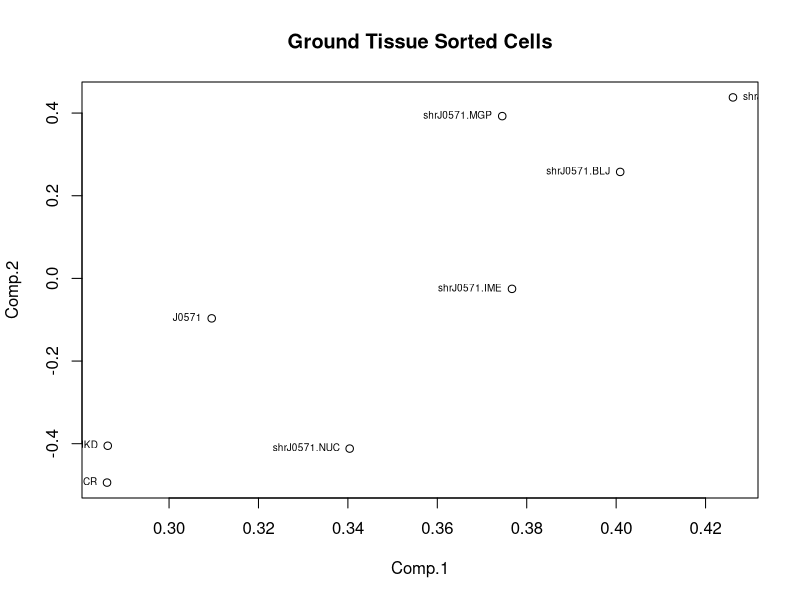
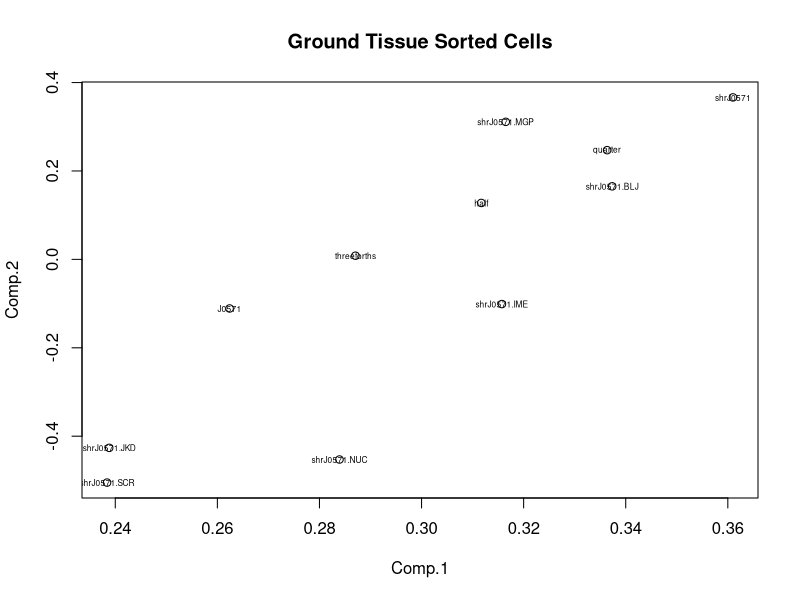
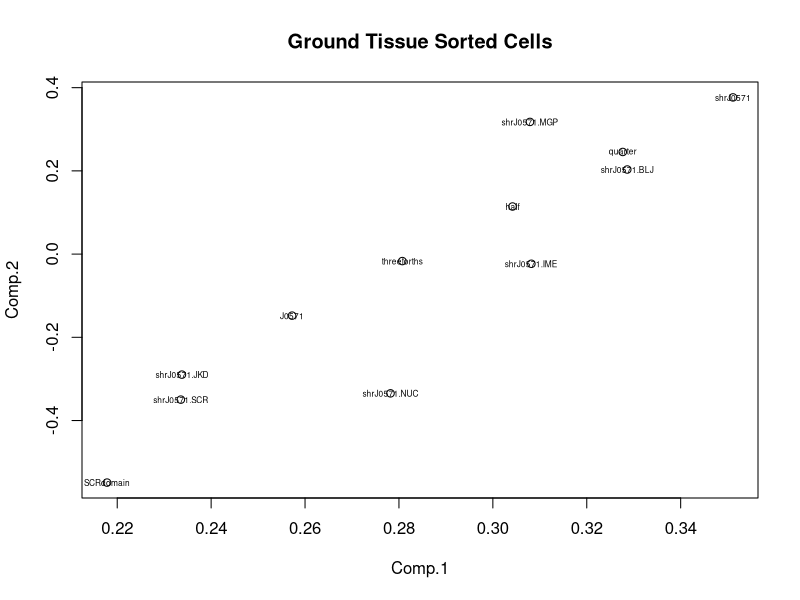
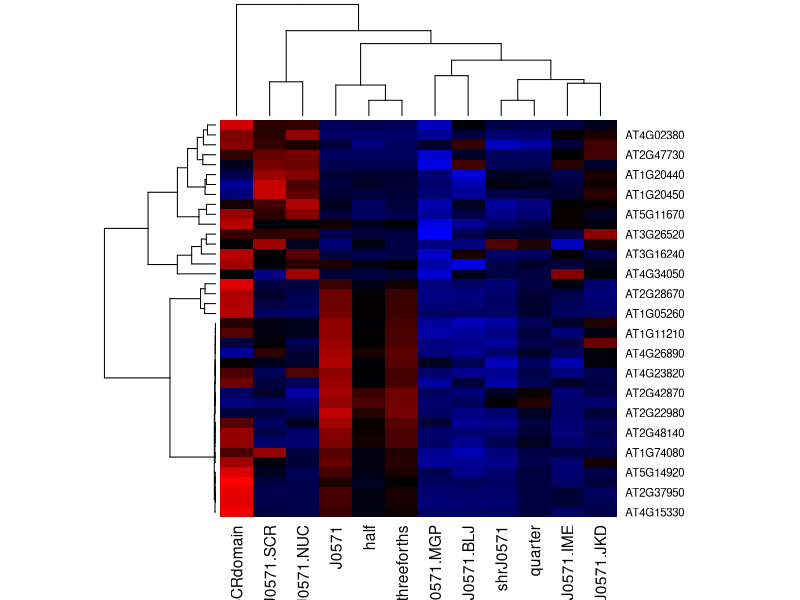
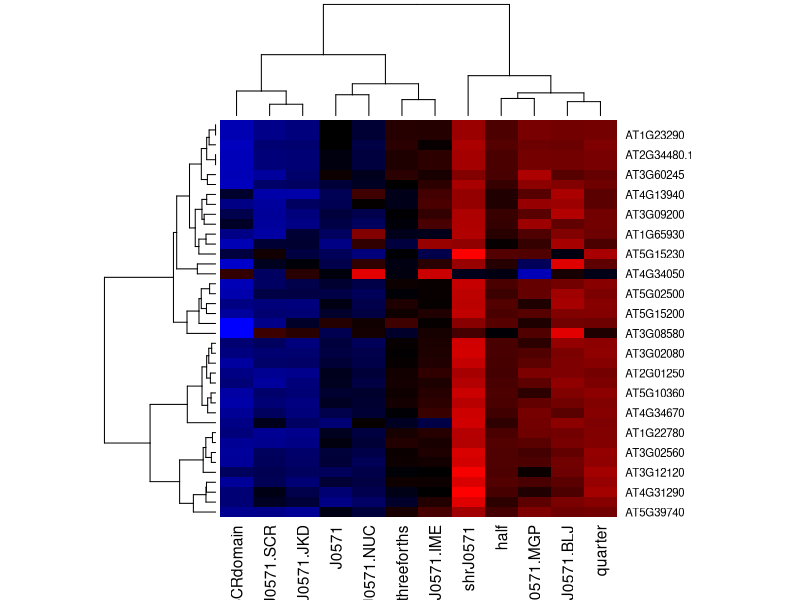

These charts were generated, in order, by the following R code:
#Set directory to file location
#setwd("C:/Users/Maksym/Desktop/UPM/Genomic Data Analysis/Tema 5 Practice 2")
mydata <- read.csv("table.csv", header = TRUE, sep = ",", dec = ".", row.names = 1) 


##1.- Calculate relationships among transcriptomes

#Pick only the columns you are interest in. They correspond to WT, mutant (shrJ0571) 
#and mutants with each complementation gene.

mydata2 <- mydata[,1:8]
mydata2

#Another way to do it. Needs to specify the row and column names
mydata3 <- cbind(mydata$J0571, mydata$shrJ0571, mydata$shrJ0571.BLJ, mydata$shrJ0571.JKD, mydata$shrJ0571.MGP, mydata$shrJ0571.NUC, mydata$shrJ0571.IME, mydata$shrJ0571.SCR)
colnames(mydata3) <- c("shr","WT","shr+BLJ","shr+JKD","shr+MGP","shr+NUC","shr+IME","shr+SCR")
rownames(mydata3) <-rownames(mydata)


# Perform the Principal Components Analysis
PCA<-princomp(mydata2,cor=FALSE,scores=TRUE)
PCA[1:7]

plot(PCA$loadings, main = "Ground Tissue Sorted Cells") # Vas a tener WT en un grafico cartesiano y el shr en otro sitio. Los que estan entre ellos
#van a ser los que presentan alguna complementarieda
text (PCA$loadings, labels =rownames(PCA$loadings), cex = 0.6,pos=c(4,2,2,2,2,2,2,2))

## 2.- Create transcriptomes to calibrate mutant complementation
#Now we plot intermediate transcriptomes. We are interested in
#transcriptome that recovers 25, 50 and 75% of the WT transcriptome
#We make vectors and multiply shr transcriptome by 0.25, 05 and 0.75.
#These will be artificial transcriptomes but we will be able to see where 
#it falls in PCA graph.

transformed25 = transform (mydata2, threeforths = 0.25 * mydata2$shrJ0571 + 0.75 * mydata2$J0571, half = 0.5 * mydata2$shrJ0571 + 0.5 * mydata2$J0571, quarter = 0.75 * mydata2$shrJ0571 + 0.25 * mydata2$J0571)

PCA2<-princomp(transformed25,cor=FALSE,scores=TRUE)
plot(PCA2$loadings, main = "Ground Tissue Sorted Cells") # Vas a tener WT en un grafico cartesiano y el shr en otro sitio. Los que estan entre ellos
text (PCA2$loadings, labels =rownames(PCA2$loadings), cex = 0.5)

#Here we see where transcriptomes are positioned. For example, "quarter" is located 1/4th
#of the way between mutant and WT.The ones located further from J0571 show an
#overcomplementation (gain of function)

## 3.- Add the SCR domain transcriptome
#What does it mean to have "overcomplementation"?
#We add SCRdomain into the plot. It is a Transc. Factor of stem cells
#J0571 (WT) is located between mutant J0571 and SCRdomain


mydata5 = transform(transformed25, SCRdomain = mydata$SCRdomain)

PCA3<-princomp(mydata5,cor=FALSE,scores=TRUE)
plot(PCA3$loadings, main = "Ground Tissue Sorted Cells") # Vas a tener WT en un grafico cartesiano y el shr en otro sitio. Los que estan entre ellos
text (PCA3$loadings, labels =rownames(PCA3$loadings),cex = 0.5)


##4.-Extract genes contributing the most to sample separation

#First we need to select the most important genes... 
#we take genes with lowest projection values in components 1 and 2 (based on scores)
#Para encontrar los genes mas importantes, cogemos del PCA los scores

#For heatman, RCOlorBrewer is used and function ColorRampPalette
#to define color gradient.
#Defined colors=c("blue","black","red) from less to more expressed.
#We will have (256) tonalities
#Como sacar los genes? Hay que usar la funcion sort(gen) y coge por ejemplo 100 genes. Saca los scores mas grandes para comp1 y mas pequenos a la comp2

#We pich 20 genes with highest scores of one Component and 20 of the other.
H1<-head(sort(PCA3$scores[,"Comp.1"]),decreasing=TRUE,20)
H2<-head(sort(PCA3$scores[,"Comp.2"]),decreasing=TRUE,20)
topVarGenesH <- as.matrix(c(H1,H2))
topVarGenesHExp <- as.matrix(mydata5[rownames(topVarGenesH),]) #Coger los dos vectores en forma de matriz
library(RColorBrewer)
newcolors<-colorRampPalette(colors=c("blue","black","red"))(256)
heatmap(topVarGenesHExp,scale="row",col =newcolors)

#this can also be done with highest proyection values in components 1 and 2
T1<-tail(sort(PCA3$scores[,"Comp.1"]),decreasing=TRUE,20)
T2<-tail(sort(PCA3$scores[,"Comp.2"]),decreasing=TRUE,20)
topVarGenesT <- as.matrix(c(T1,T2))

data4 = transform(transformed25, SCRdomain = mydata$SCRdomain) #Esto lo he puesto yo


topVarGenesTExp <- as.matrix(data4[rownames(topVarGenesT),])
library(RColorBrewer)
newcolors<-colorRampPalette(colors=c("blue","black","red"))(256)
heatmap(topVarGenesTExp,scale="row",col =newcolors)

#The most expressed are the genes of SCRdomain.
#Summary: We can identify the genes that affect globaltranscriptome the most
#using PCA